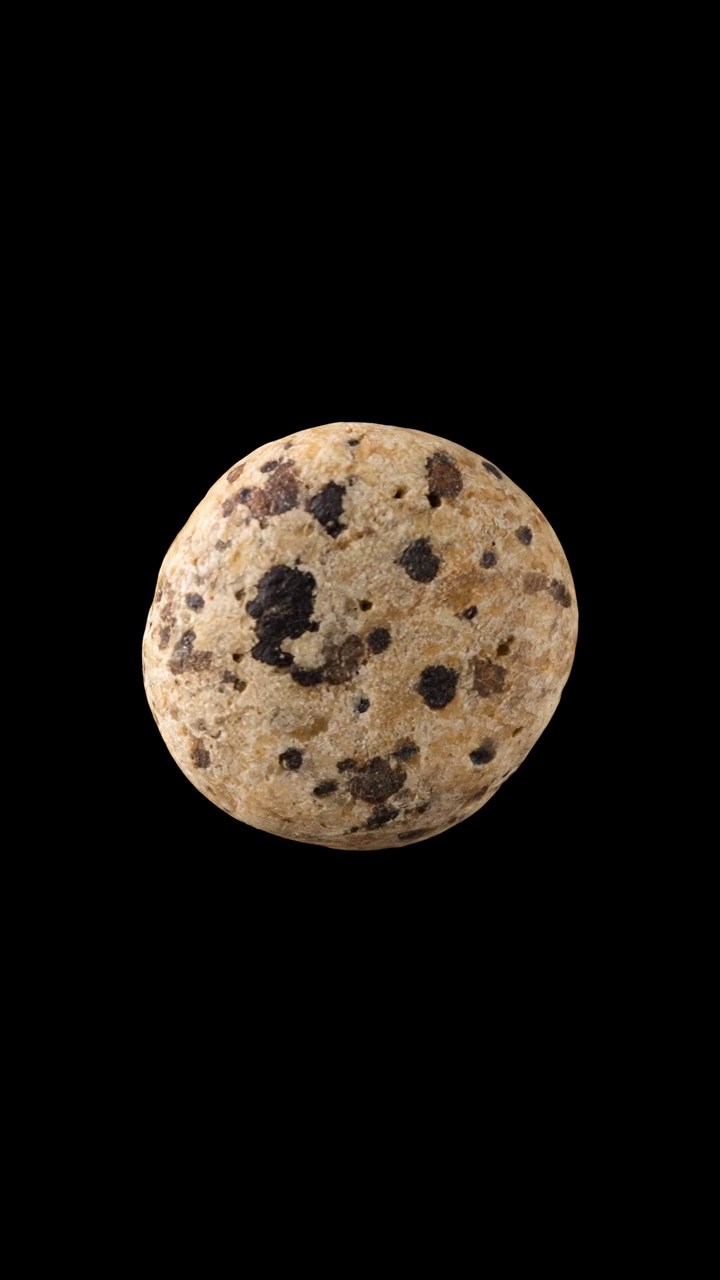
#> input picture frame 120 of src/assets/algarroba.mp4, 720 x 1280 px
$ python inspect-seeds.py
#> lines starting #> are read from the running program, lines starting #| are printed output that depends on the picture; after the words box and inside, x2 and y2 are one past the last pixel; in counts of white or black regions, pixels touching at a corner belong together
from pathlib import Path
import sys
ROOT = Path(__file__).resolve().parents[1]
sys.path.insert(0, str(ROOT / '.tools/video'))
import cv2
import numpy as np

tiles = []
for path in sorted((ROOT / 'src/assets').glob('*.mp4')):
    if '-blanco' in path.stem:
        continue
    capture = cv2.VideoCapture(str(path))
    count = int(capture.get(cv2.CAP_PROP_FRAME_COUNT))
    fps = capture.get(cv2.CAP_PROP_FPS)
    capture.set(cv2.CAP_PROP_POS_FRAMES, count // 2)
    ok, frame = capture.read()
#> frame is the input picture: shape (1280, 720, 3); mean B, G, R 15.5, 20.1, 24.5
    print(path.name, count, fps, frame.shape if ok else None, flush=True)
#| algarroba.mp4 241 24.0 (1280, 720, 3)
    if ok:
        mask = (frame.max(axis=2) > 10).astype(np.uint8)
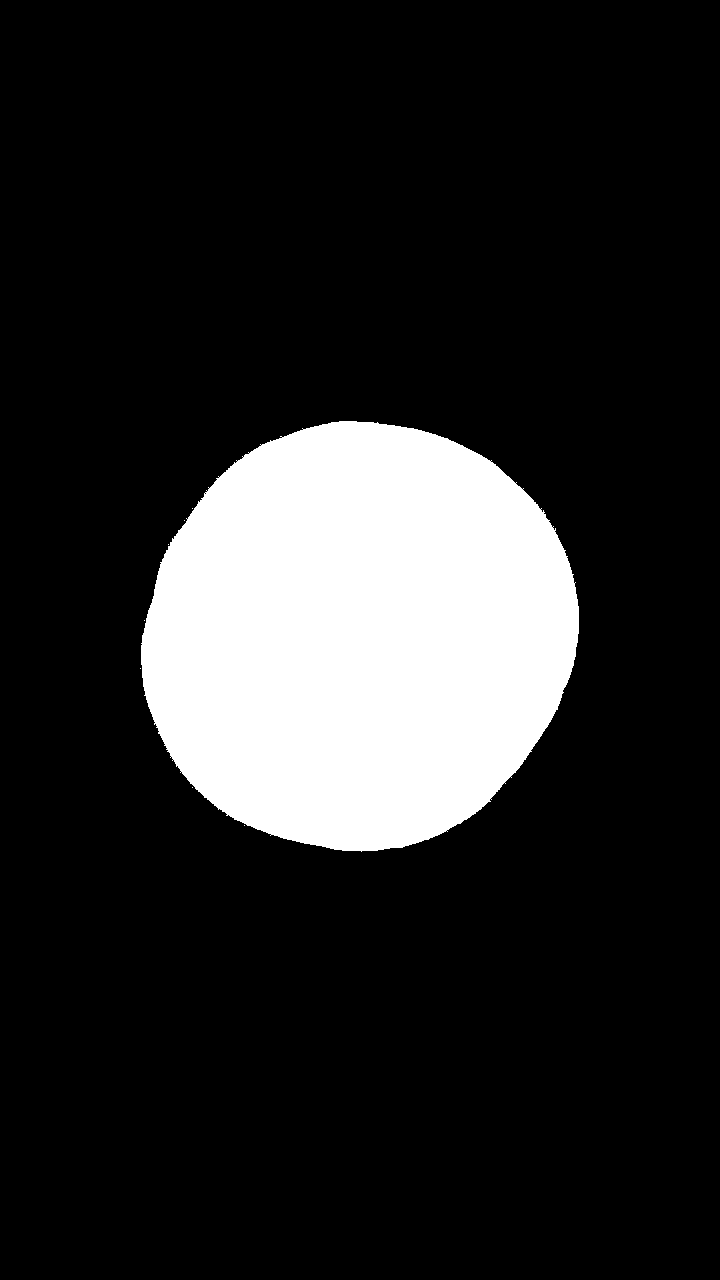
#> mask: shape (1280, 720); values 0 (black) and 1 (white), 15.9% white; 8 white regions (7 under 20 px)
        contours, _ = cv2.findContours(mask, cv2.RETR_EXTERNAL, cv2.CHAIN_APPROX_SIMPLE)
#> contours = 8 contours, 7 with area under 20; largest, box (x1, y1, x2, y2) and area: (141, 421, 579, 852) 145538
        x, y, w, h = cv2.boundingRect(max(contours, key=cv2.contourArea))
#> x = 141; y = 421; w = 438; h = 431
        crop = frame[max(0, y-15):y+h+15, max(0, x-15):x+w+15]
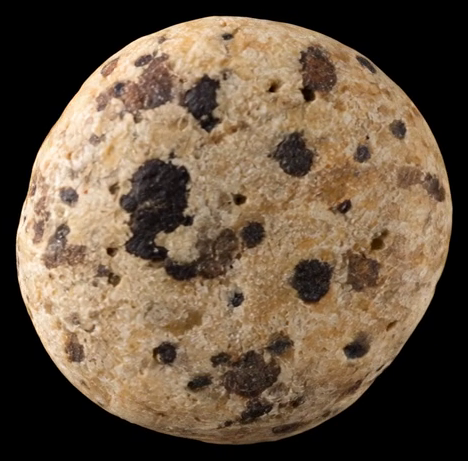
#> crop: shape (461, 468, 3); mean B, G, R 66.2, 85.8, 104.6
        tile = cv2.resize(crop, (240, 240))
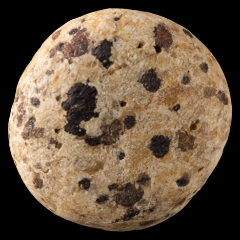
#> tile: shape (240, 240, 3); mean B, G, R 66.1, 85.7, 104.5
        cv2.putText(tile, path.stem, (8, 24), cv2.FONT_HERSHEY_SIMPLEX, .6, (0, 255, 255), 1)
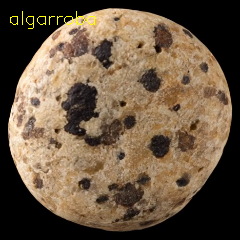
#> tile: shape (240, 240, 3); 0.36% of pixels changed, all inside (x1, y1, x2, y2) = (10, 11, 95, 29)
        tiles.append(tile)
    capture.release()
review_dir = ROOT / '.tools/white-review'
review_dir.mkdir(parents=True, exist_ok=True)
cv2.imwrite(str(review_dir / 'originals.png'), np.vstack([
    np.hstack(tiles[i:i+4]) for i in range(0, len(tiles), 4)
]))
